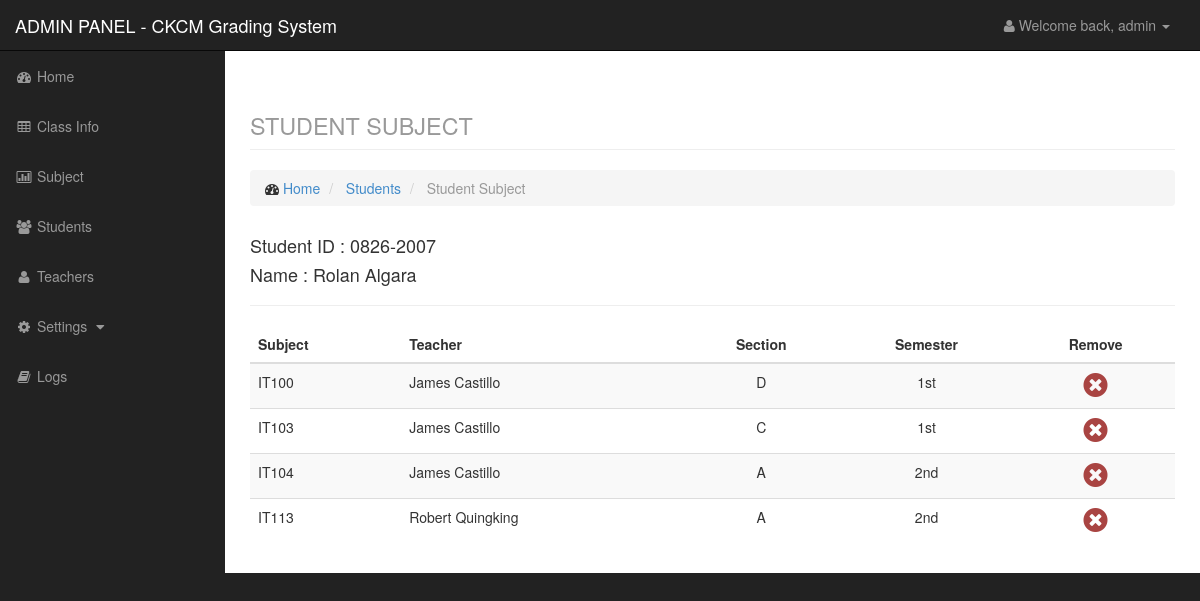
The page /admin/studentsubject.php?id=2 (signed in) on the database its author committed.
### tables this page shows
CREATE TABLE IF NOT EXISTS `student` (
  `id` int(11) NOT NULL AUTO_INCREMENT,
  `studid` varchar(50) NOT NULL,
  `fname` varchar(100) NOT NULL,
  `lname` varchar(100) NOT NULL,
  PRIMARY KEY (`id`)
);

CREATE TABLE IF NOT EXISTS `class` (
  `id` int(11) NOT NULL AUTO_INCREMENT,
  `course` varchar(50) NOT NULL,
  `year` varchar(50) NOT NULL,
  `section` varchar(50) NOT NULL,
  `sem` varchar(50) NOT NULL,
  `teacher` varchar(100) NOT NULL,
  `subject` varchar(100) NOT NULL,
  PRIMARY KEY (`id`)
);

CREATE TABLE IF NOT EXISTS `teacher` (
  `id` int(11) NOT NULL AUTO_INCREMENT,
  `teachid` varchar(50) NOT NULL,
  `fname` varchar(100) NOT NULL,
  `lname` varchar(100) NOT NULL,
  PRIMARY KEY (`id`)
);

### admin/data/student_model.php (called while the page is built, shortened)
<?php
    $student = new Datastudent();
    class Datastudent {
        function getstudentbyid($id){
            $q = "select * from student where id=$id";
            $r = mysql_query($q);
            return $r;
        }
    }
?>

### admin/studentsubject.php (the view, shortened to what this page needs)
<?php
    include('include/header.php');
    include('include/sidebar.php');
    include('data/student_model.php');
    $id = $_GET['id'];
    $student = $student->getstudentbyid($id);
?>
<div id="page-wrapper">
    <div class="container-fluid">
        <div class="row">
            <div class="col-lg-12">
                <h1 class="page-header">
                    <small>STUDENT SUBJECT</small>
                </h1>
                <ol class="breadcrumb">
                    <li>
                        <i class="fa fa-dashboard"></i> <a href="index.php">Home</a>
                    </li>
                    <li>
                        <a href="studentlist.php">Students</a>
                    </li>
                    <li class="active">
                        Student Subject
                    </li>
                </ol>
            </div>
        </div>
        <div class="row">
            <div class="col-lg-12">
                <?php while($row = mysql_fetch_array($student)): ?>
                <h4>Student ID : <?php echo $row['studid']; ?></h4>
                <h4>Name : <?php echo $row['fname'].' '.$row['lname']; ?></h4>
                <?php endwhile; ?>
                <hr />
                <div class="table-responsive">
                <table class="table table-striped">
                    <thead>
                        <tr>
                            <th>Subject</th>
                            <th>Teacher</th>
                            <th class="text-center">Section</th>
                            <th class="text-center">Semester</th>
                            <th class="text-center">Remove</th>
                        </tr>
                    </thead>
                    <tbody>
<?php
    $r1 = mysql_query("select * from studentsubject where studid=$id");
    while($row = mysql_fetch_array($r1)):
        $r2 = mysql_query('select * from class where id='.$row['classid'].'');
        while($rows = mysql_fetch_array($r2)):
            $r3 = mysql_query('select * from teacher where id='.$rows['teacher'].'');
            $teacher = null;
            if($r3){
                 $teacher = mysql_fetch_array($r3);
                $teacher = $teacher['fname'].' '.$teacher['lname'];
            }?>
                        <tr>
                            <td><?php echo $rows['subject']; ?></td>
                            <td><?php echo $teacher ?></td>
                            <td class="text-center"><?php echo $rows['section']; ?></td>
                            <td class="text-center"><?php echo $rows['sem']; ?></td>
                            <td class="text-center"><a href="data/student_model.php?q=removesubject&studid=<?php echo $id;?>&classid=<?php echo $rows['id']; ?>"><i class="fa fa-times-circle text-danger fa-2x confirmation"></i></a></td>
                        </tr>
        <?php endwhile;
    endwhile;
?>
                    </tbody>
                </table>
            </div>
            </div>
        </div>
    </div>
</div>
<?php include('include/footer.php');

### css/sb-admin.css (style rules this page uses)
body { margin-top: 100px; background-color: #222; }
@media (min-width:768px) { body { margin-top: 50px; } }
#page-wrapper { width: 100%; padding: 0; background-color: #fff; }
@media (min-width:768px) { #page-wrapper { padding: 10px; } }

### rows shown on the page
student: studid "0826-2007", fname "Rolan", lname "Algara"
class: subject "IT100", teacher.fname+lname "James Castillo", section "D", sem "1st"
class: subject "IT103", teacher.fname+lname "James Castillo", section "C", sem "1st"
class: subject "IT104", teacher.fname+lname "James Castillo", section "A", sem "2nd"
class: subject "IT113", teacher.fname+lname "Robert Quingking", section "A", sem "2nd"

### other values the page prints
$_SESSION['level'] "admin"
